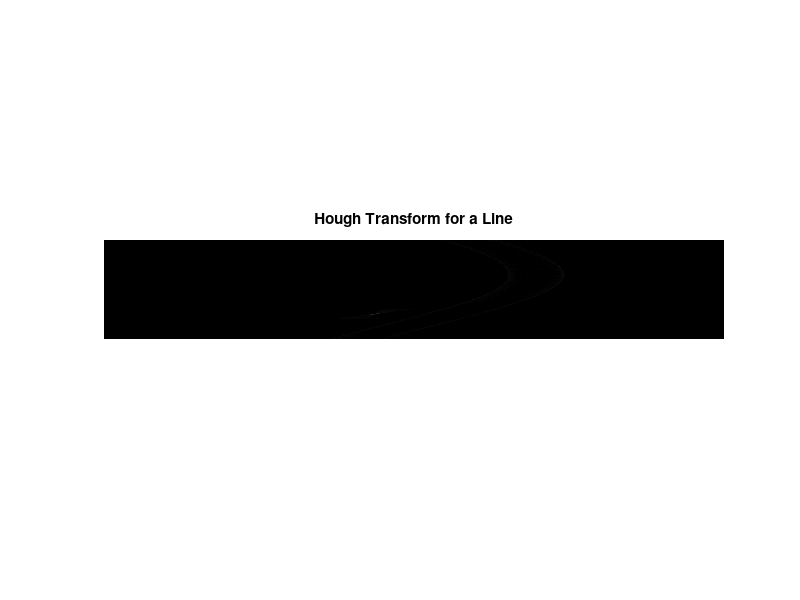

Write the MATLAB code that produced this figure.

my_img = zeros(400, 400);

for x = 1:400
    y = round(x - 100);
    if y > 0 && y <= 400
        my_img(y, x) = 1;
    end
end

for theta = 0:0.01:(2*pi)
    x = round(100 + 50*cos(theta));
    y = round(200 + 50*sin(theta));
    if x > 0 && x <= 400 && y > 0 && y <= 400
        my_img(y, x) = 1;
    end
end


[height, width] = size(my_img);
rMax = round(sqrt(height^2 + width^2));
hough_line = zeros(180, rMax*2);
max = 0;

for i = 1:width
    for j = 1:height
        if my_img(j,i) == 1
            for deg = 1:180
                theta = (deg/180) * pi;
                r = round(cos(theta)*i + sin(theta)*j);
                hough_line(deg, r+rMax) = hough_line(deg, r+rMax) + 1;
                if hough_line(deg, r+rMax) > max
                    max = hough_line(deg, r+rMax);
                end
            end
        end
    end
end

for deg = 1:180
    for r = 1:rMax*2
        hough_line(deg, r) = hough_line(deg, r)/max;
    end
end


figure; 
imshow(hough_line, []);
title('Hough Transform for a Line');








